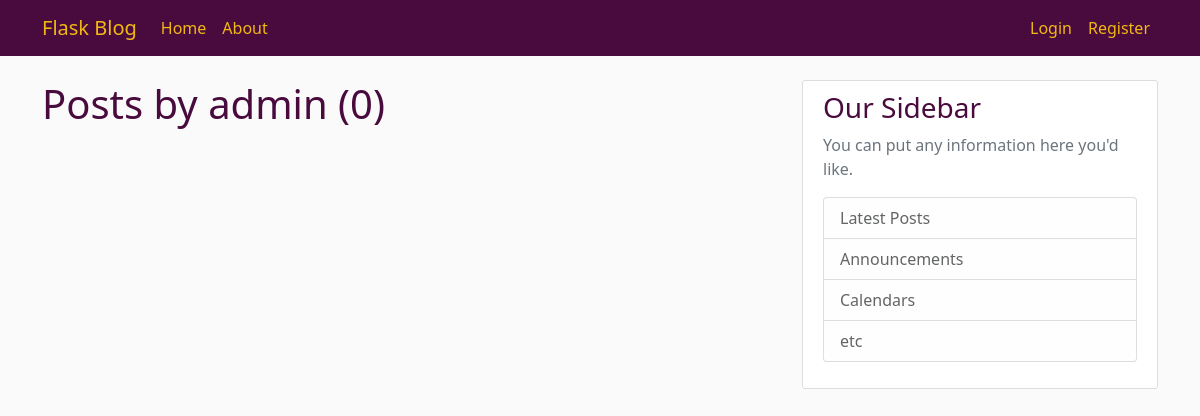
/user/admin, run on an earlier commit of the app's database.
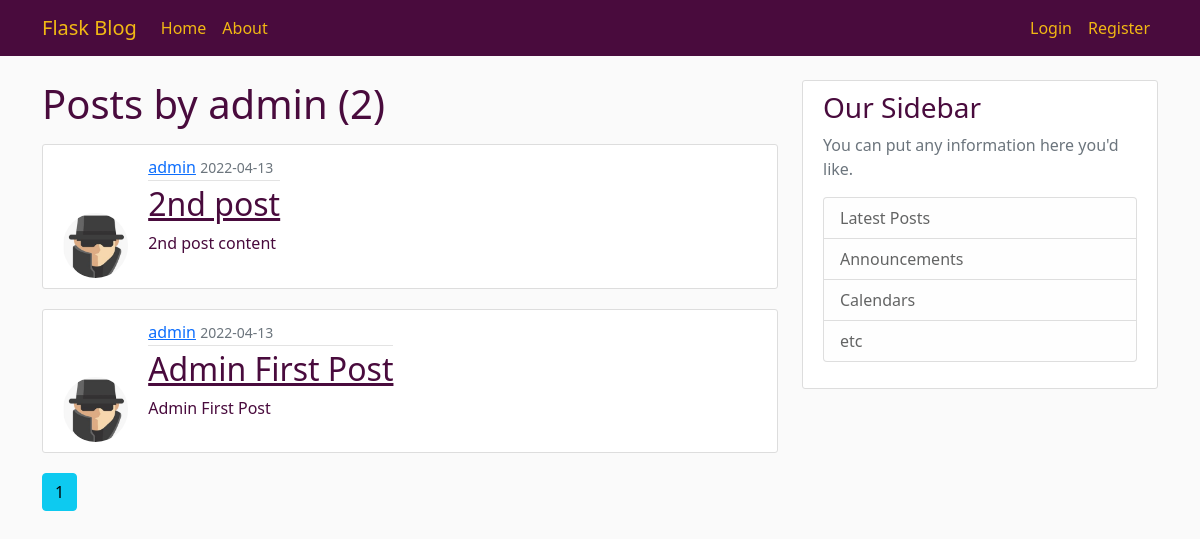
And on a later commit of the database.
### flaskblog/models.py (models this page shows, shortened)
class Post(db.Model):
    id = db.Column(db.Integer, primary_key=True)
    title = db.Column(db.String(100), nullable=False)
    date_posted = db.Column(db.DateTime, nullable=False, default=datetime.utcnow)
    content = db.Column(db.Text, nullable=False)
    user_id = db.Column(db.Integer, db.ForeignKey('user.id'), nullable=False)

class User(db.Model, UserMixin):
    id = db.Column(db.Integer, primary_key=True)
    username = db.Column(db.String(20), unique=True, nullable=False)
    email = db.Column(db.String(120), unique=True, nullable=False)
    image_file = db.Column(db.String(20), nullable=False, default='default.jpg')
    password = db.Column(db.String(60), nullable=False)
    posts = db.relationship('Post', backref='author', lazy=True)

### flaskblog/users/routes.py (the view)
@users.route("/user/<string:username>")
def user_posts(username):
    page = request.args.get('page', default=1, type=int)
    user = User.query.filter_by(username=username).first_or_404()
    posts = Post.query.filter_by(author=user)\
        .order_by(Post.date_posted.desc())\
        .paginate(page=page, per_page=5, error_out=False)
    return render_template('user_posts.html', posts=posts, user=user)

### flaskblog/templates/user_posts.html (shortened to what this page needs)
{% extends "layout.html" %}
{% block content %}
<h1 class="mb-3">Posts by {{ user.username }} ({{ posts.total }})</h1>
{% for post in posts.items %}
<article class="media content-section">
    <img class="rounded-circle article-img"
         src="{{ url_for('static', filename='profile_pics/' + post.author.image_file) }}">
    <div class="media-body">
        <div class="article-metadata">
            <a class="mr-2" href="{{ url_for('users.user_posts', username=post.author.username) }}">{{ post.author.username }}</a>
            <small class="text-muted">{{ post.date_posted.strftime('%Y-%m-%d') }}</small>
        </div>
        <h2><a class="article-title" href="{{ url_for('posts.post', post_id=post.id) }}">{{ post.title }}</a></h2>
        <p class="article-content">{{ post.content }}</p>
    </div>
</article>
{% endfor %}
{% for page_num in posts.iter_pages(left_edge=1, right_edge=1,
                                    left_current=1, right_current=2) %}
    {% if page_num %}
        {% if posts.page == page_num %}
        <a class="btn btn-info mb-4" href="{{ url_for('users.user_posts', username=user.username, page=page_num) }}">{{ page_num }}</a>
        {% else %}
        <a class="btn btn-outline-info mb-4" href="{{ url_for('users.user_posts', username=user.username, page=page_num) }}">{{ page_num }}</a>
        {% endif %}
    {% endif %}
{% endfor %}
{% endblock content%}

What changed in the data, as far as the page shows it:
added Post: image_file (placeholder picture), author.username "admin", date_posted "2022-04-13", title "2nd post", content "2nd post content"
added Post: image_file (placeholder picture), author.username "admin", date_posted "2022-04-13", title "Admin First Post", content "Admin First Post"
Also different on the page:
{{ posts.total }}: "0" → "2"
new list line: "1"
